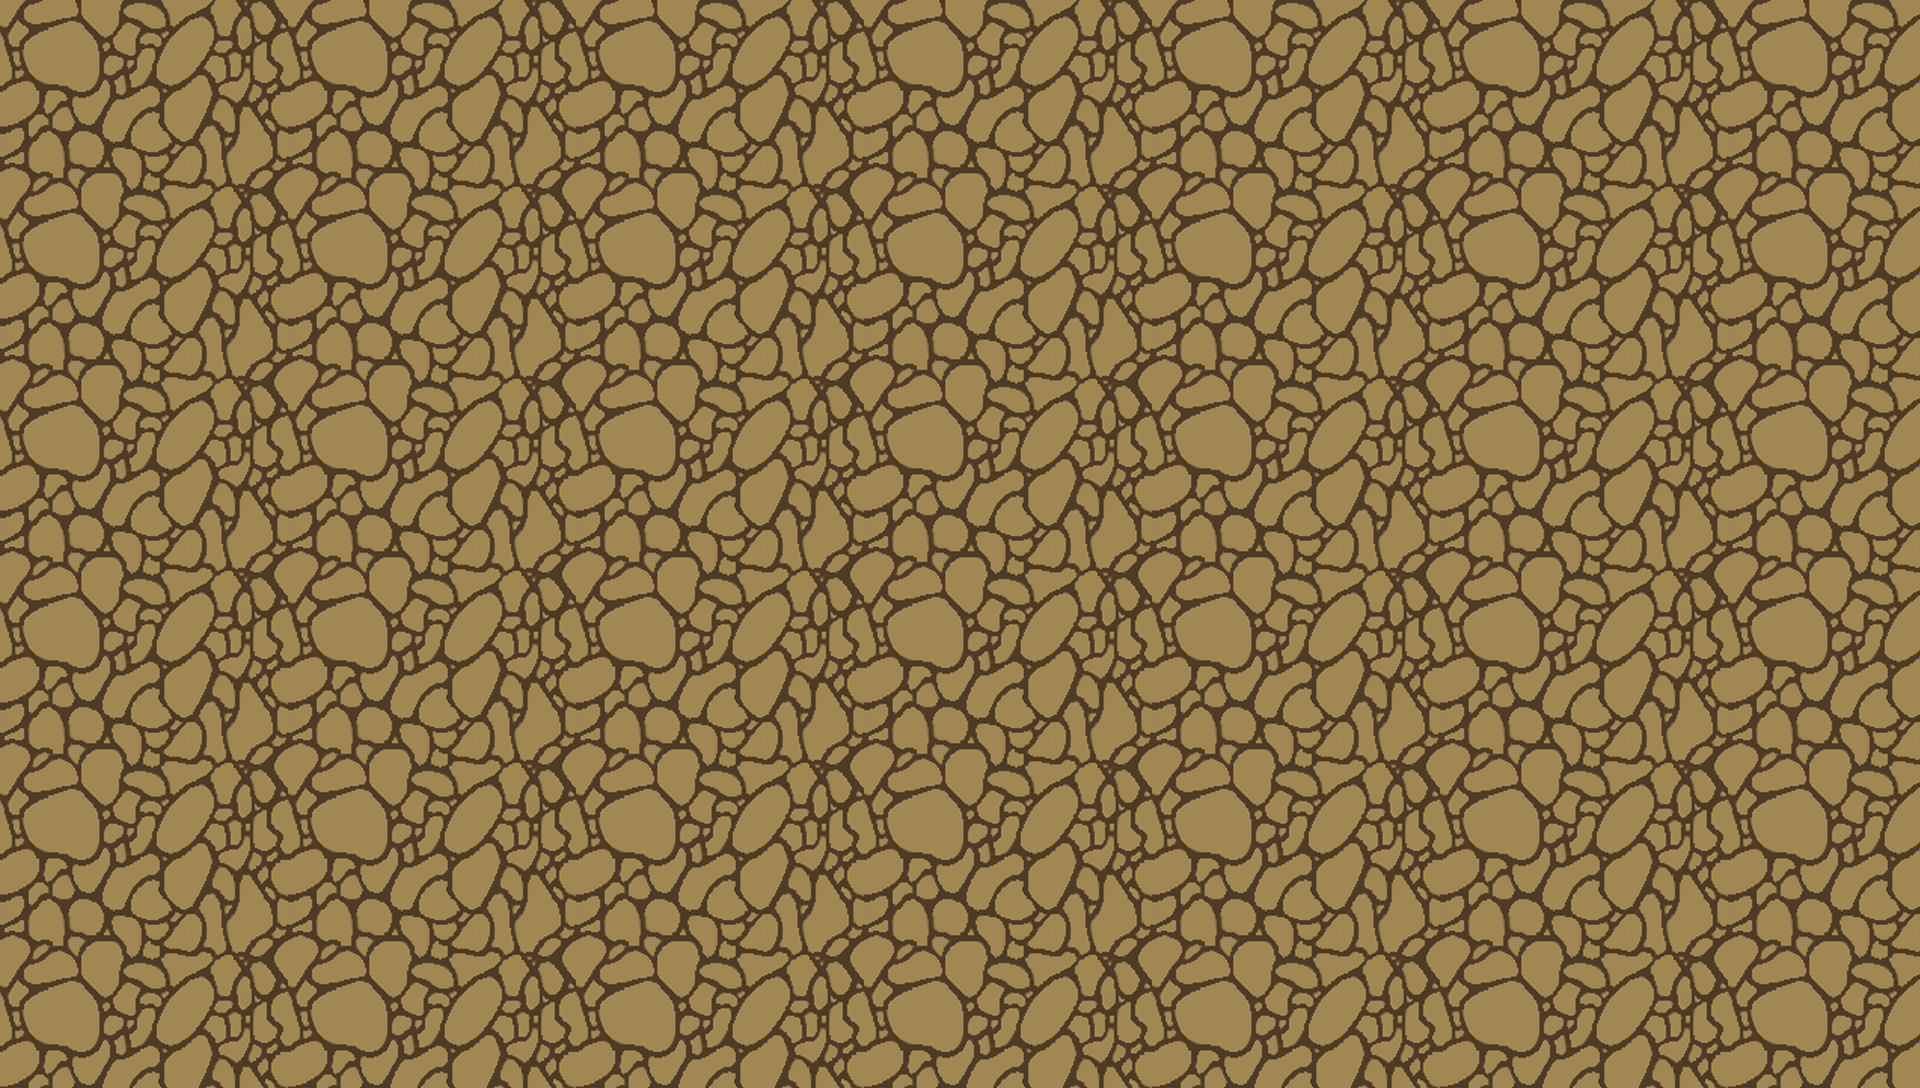

Below is a game level as drawn by its tile map, then a one-line description and the .tmx that defines it (tile-layer data replaced by summaries):
An orthogonal 60x34 tile map with 32x32 px tiles, 1 tile layer (Tile Layer 1) and 1 object (Player).

<map version="1.9" tiledversion="1.9.2" orientation="orthogonal" renderorder="right-down" width="60" height="34" tilewidth="32" tileheight="32" infinite="0" nextlayerid="3" nextobjectid="3">
 <tileset firstgid="1" name="Ground" tilewidth="32" tileheight="32" tilecount="256" columns="16">
  <image source="Ground.png" width="512" height="512" />
 </tileset>
 <layer id="1" name="Tile Layer 1" width="60" height="34">
  <data>[2040 cells, 2040 non-empty, 54 distinct tile ids]</data>
 </layer>
 <objectgroup id="2" name="Object Layer 1">
  <object id="1" class="Player" x="913.935" y="450.892" width="179.598" height="227.49" />
 </objectgroup>
</map>